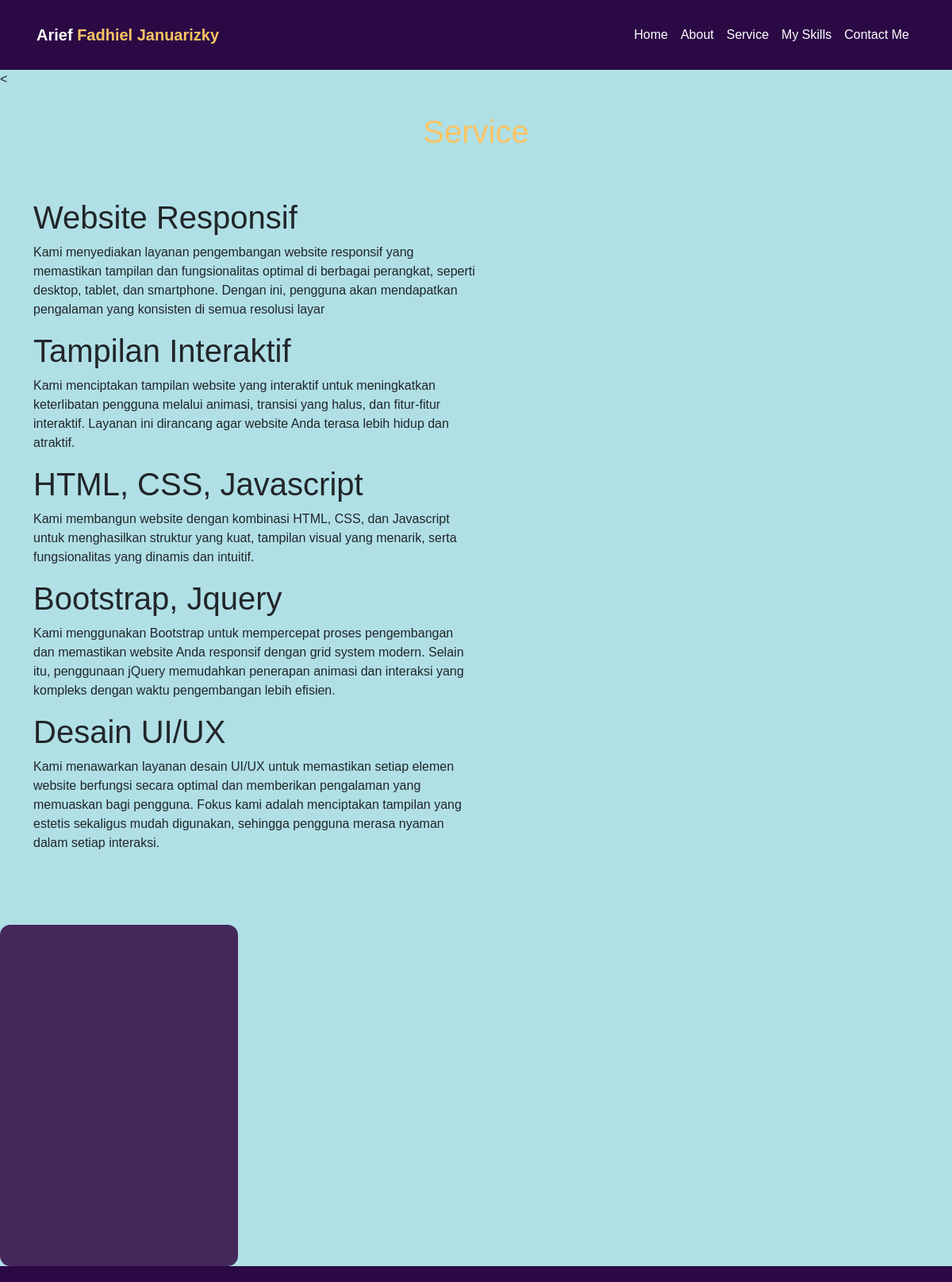
/Service.php, run on the app's committed database.
### tables this page shows
CREATE TABLE `service` (
  `id` int(11) NOT NULL,
  `judul` varchar(255) NOT NULL,
  `isi` text NOT NULL
);

### Service.php (the view, shortened to what this page needs)
<!DOCTYPE html>
<html lang="en">
<head>
    <link
      href="https://cdn.jsdelivr.net/npm/bootstrap@5.3.3/dist/css/bootstrap.min.css"
      rel="stylesheet"
    />
    <link rel="stylesheet" href="https://cdnjs.cloudflare.com/ajax/libs/font-awesome/6.5.2/css/all.min.css" />
    <link rel="stylesheet" type="text/css" href="/css/style.css" />
</head>
<body>
    <nav class="navbar navbar-expand-lg">
        <div class="container p-3">
            <a class="navbar-brand" href="#"
              ><b>Arief <span style="color: #fbc464"> Fadhiel Januarizky</span></b></a
            >
            <div class="collapse navbar-collapse justify-content-end" id="navbarNav">
                <ul class="navbar-nav">
                <li class="nav-item">
                        <a class="nav-link active" aria-current="page" href="home.php">Home</a>
                    </li>
                    <li class="nav-item">
                        <a class="nav-link active" href="about.php">About</a>
                    </li>
                    <li class="nav-item">
                        <a class="nav-link active" href="Service.php">Service</a>
                    </li>
                    <li class="nav-item">
                        <a class="nav-link active" href="Myskill.php">My Skills</a>
                    </li>
                    <li class="nav-item">
                        <a class="nav-link active" href="contact.php">Contact Me</a>
                    </li>
                </ul>
            </div>
        </div>
    </nav>
    <div style="width: 100%; background-color: #B0E0E6" id="about">
        <<div class="container" style="padding-bottom: 50px" id="contact">
      <h1
        style="
          color: white;
          text-align: center;
          margin-top: 30px;
          margin-bottom: 60px;
        ">
                <span style="color: #fbc464">Service</span>
                </h1>
                <?php
                include("koneksi.php");
                $sql = "SELECT * FROM service";
                $hasil = mysqli_query($koneksi, $sql);
                $jmlArtikel = mysqli_num_rows($hasil);
                if ($jmlArtikel > 0) {
                    while($row = mysqli_fetch_assoc($hasil)){
                ?>
                <div class="col-lg-6" data-aos="fade-up" data-aos-duration="500">
                    <h1><?= $row["judul"];  ?></h1>
                    <p>
                    <?= $row["isi"];  ?>
                    </p>
                </div>
                <?php
                    }
                }
                ?>
            </div>
            <div class="col-4 box" data-aos="fade-up" data-aos-duration="700">

### Style.css (style rules this page uses)
* { padding: 0; margin: 0; font-family: "Poppins", sans-serif !important; }
body { background-color: #2b0945; overflow-x: hidden; }
nav { background-color: #2b0945 !important; }
nav a { background-color: #2b0945 !important; color: white !important; }
.box { background-color: #44285b; width: 300px; height: 430px; margin-bottom: 20px; border-radius: 13px; margin-right: 25px; cursor: pointer; -webkit-transition: all 0.3s; transition: all 0.3s; }

### data on the page
service: judul "Website Responsif", isi "Kami menyediakan layanan pengembangan website responsif yang memastikan tampilan dan fungsionalitas optimal di berbagai perangkat, seperti desktop, tablet, dan smartphone. Dengan ini, pengguna akan mendapatkan pengalaman yang konsisten di semua resolusi layar"
service: judul "Tampilan Interaktif", isi "Kami menciptakan tampilan website yang interaktif untuk meningkatkan keterlibatan pengguna melalui animasi, transisi yang halus, dan fitur-fitur interaktif. Layanan ini dirancang agar website Anda terasa lebih hidup dan atraktif."
service: judul "HTML, CSS, Javascript", isi "Kami membangun website dengan kombinasi HTML, CSS, dan Javascript untuk menghasilkan struktur yang kuat, tampilan visual yang menarik, serta fungsionalitas yang dinamis dan intuitif."
service: judul "Bootstrap, Jquery", isi "Kami menggunakan Bootstrap untuk mempercepat proses pengembangan dan memastikan website Anda responsif dengan grid system modern. Selain itu, penggunaan jQuery memudahkan penerapan animasi dan interaksi yang kompleks dengan waktu pengembangan lebih efisien."
service: judul "Desain UI/UX", isi "Kami menawarkan layanan desain UI/UX untuk memastikan setiap elemen website berfungsi secara optimal dan memberikan pengalaman yang memuaskan bagi pengguna. Fokus kami adalah menciptakan tampilan yang estetis sekaligus mudah digunakan, sehingga pengguna merasa nyaman dalam setiap interaksi."
